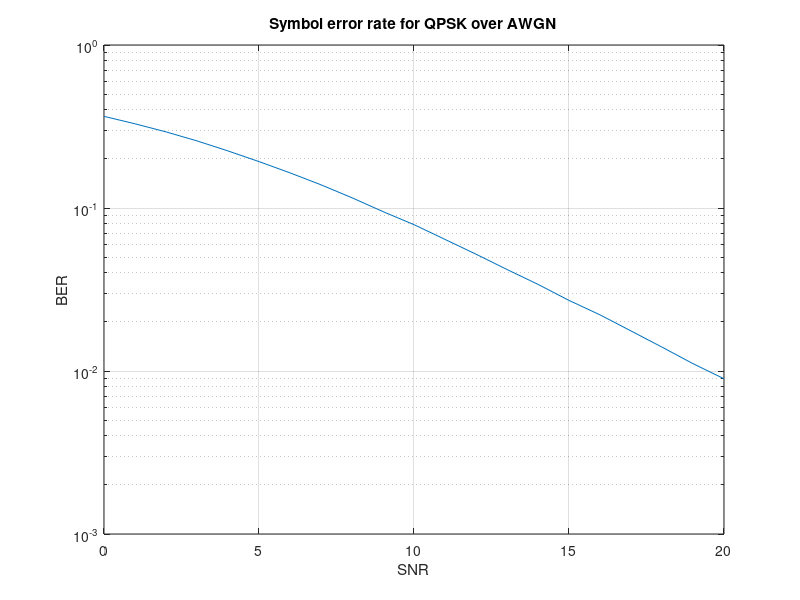

MATLAB code to generate this figure:
clear all
clc

SNR_MAX = 20; %signal-to-noise ratio (SNR)

N = 1e6;
SNR_S = [];
BER_S = [];

for SNR = 0:1:SNR_MAX
   
    % generate a sequence of N QPSK symbols with normalised energy (x)
    u = randi([0 3],N,1);
    x = pskmod(u,4,pi/4);

    % generate a sequence of N Gaussian noise samples (mean 0, variance s2) (n)
    sigma = 10.^(SNR/(-20)); %standard deviation
    n = sigma.*(randn(N,1)+1i*randn(N,1))./sqrt(2);
    
    % generates the Rayleigh flat fading channel coefficients (h)
    h = (randn(N,1)+1i*randn(N,1))./sqrt(2);

    % generate a sequence of noisy received signal samples (y = x + n)
    %     y = awgn(x,SNR);

    y = h.*x + n;

    % count the number of detection errors and evaluate the BER of the system
    ry = y./h;
    yd = pskdemod(ry,4,pi/4);

    [numErrs, BER] = symerr(u,yd); 
    SNR_S = [SNR_S SNR];
    BER_S = [BER_S BER];
end
% BER simulations for SNR from 0 to 20 dB
semilogy(SNR_S,BER_S);
grid on
title('Symbol error rate for QPSK over AWGN');
xlabel('SNR');
ylabel('BER');

